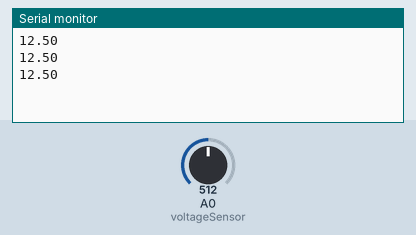
The sketch below on a simulated Arduino Uno, built with avr-gcc and run on an emulated ATmega328P. Parts: the last lines printed to the serial monitor. The test bench sets the inputs (shaded band); at power-on: A0 (voltageSensor) = 512.

Above: at 1.3 s.
1.4 s: A0 (voltageSensor) set to 716
At 1.9 s:
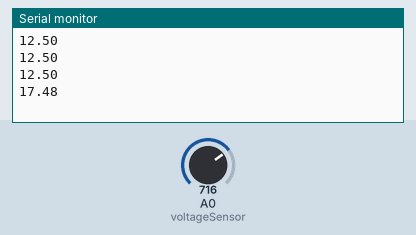
2.9 s: A0 (voltageSensor) set to 900
At 3.4 s:
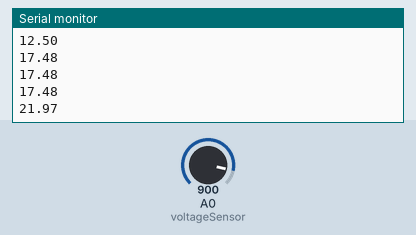
Timing chart, 0 to 5.9 s (numbered marks = the images above; inputs shaded):
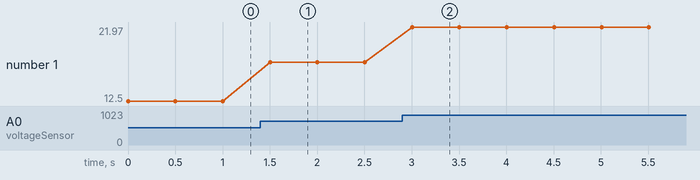

Measured:
- after the input at 1.4 s, the serial monitor: prints a new line after 0.10 s (image 1)
- after the input at 2.9 s, the serial monitor: prints a new line after 0.10 s (image 2)
- plotted number 1: 12.5 → 17.48 after the input at 1.4 s, 17.48 → 21.97 after the input at 2.9 s

The sketch:

medirTensao.ino
```cpp
const int voltageSensor = A0;

float vOUT = 0.0;
float tensao = 0.0;
float R1 = 30000.0;
float R2 = 7500.0;
int value = 0;


void setup()
{


    Serial.begin(9600);
}

void loop(){
   value = analogRead(voltageSensor);
   vOUT = (value * 5.0) / 1024.0;
   tensao = vOUT / (R2/(R1+R2));
    Serial.println(tensao);
    delay(500);
}
```
